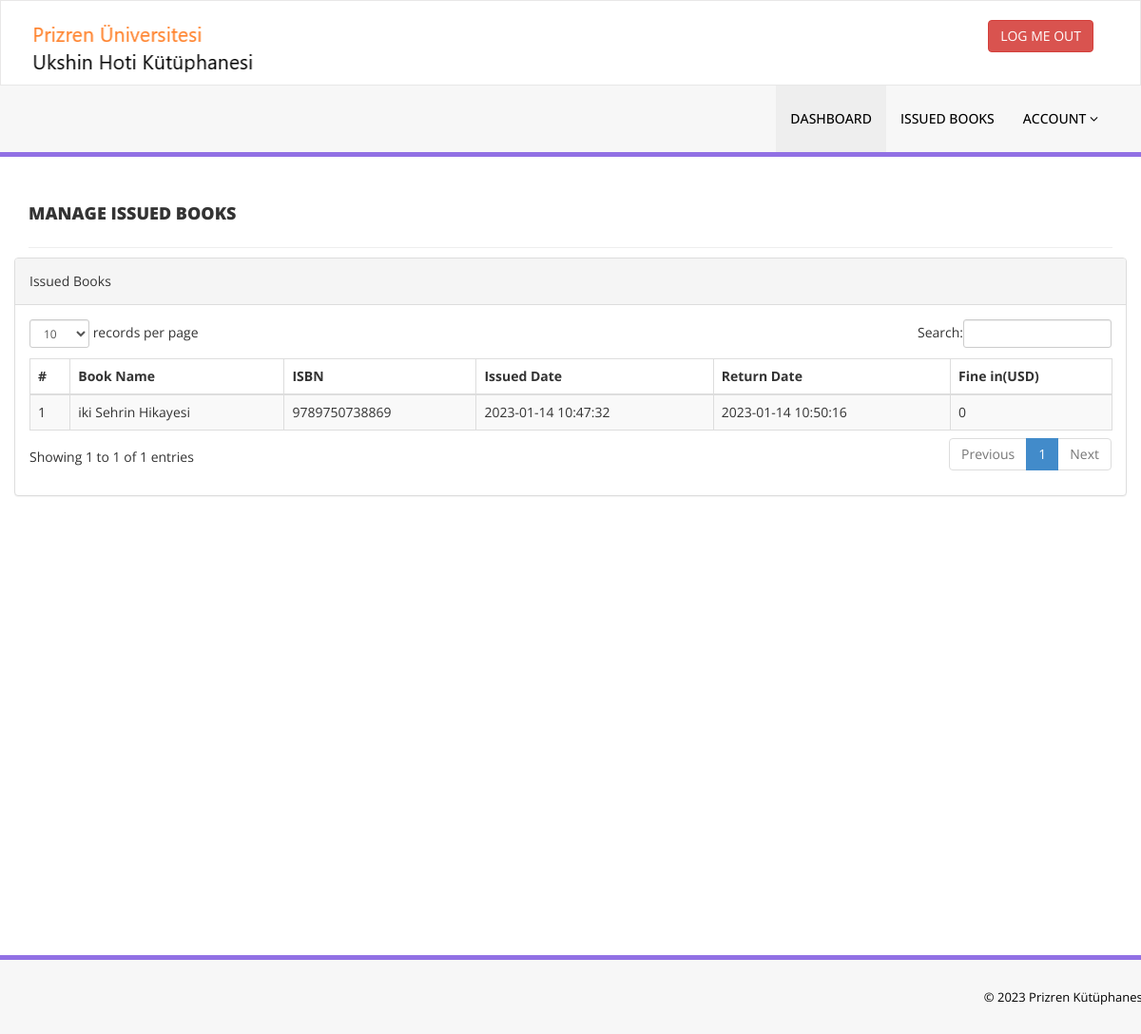
Page /issued-books.php (signed in) on the committed database.
### tables this page shows
CREATE TABLE `tblissuedbookdetails` (
  `id` int(11) NOT NULL,
  `BookId` int(11) DEFAULT NULL,
  `StudentID` varchar(150) DEFAULT NULL,
  `IssuesDate` timestamp NULL DEFAULT current_timestamp(),
  `ReturnDate` timestamp NULL DEFAULT NULL ON UPDATE current_timestamp(),
  `RetrunStatus` int(1) DEFAULT NULL,
  `fine` int(11) DEFAULT NULL
);

CREATE TABLE `tblbooks` (
  `id` int(11) NOT NULL,
  `BookName` varchar(255) DEFAULT NULL,
  `CatId` int(11) DEFAULT NULL,
  `AuthorId` int(11) DEFAULT NULL,
  `ISBNNumber` varchar(25) DEFAULT NULL,
  `BookPrice` decimal(10,2) DEFAULT NULL,
  `bookImage` varchar(250) NOT NULL,
  `isIssued` int(1) DEFAULT NULL,
  `RegDate` timestamp NULL DEFAULT current_timestamp(),
  `UpdationDate` timestamp NULL DEFAULT NULL ON UPDATE current_timestamp()
);

### htdocs/issued-books.php (the view, shortened to what this page needs)
<?php
include('includes/config.php');
if(strlen($_SESSION['login'])==0)
    {
header('location:index.php');
}
else{
    ?>
<!DOCTYPE html>
<html xmlns="http://www.w3.org/1999/xhtml">
<head>
    <link href="assets/css/bootstrap.css" rel="stylesheet" />
    <link href="assets/css/font-awesome.css" rel="stylesheet" />
    <link href="assets/js/dataTables/dataTables.bootstrap.css" rel="stylesheet" />
    <link href="assets/css/style.css" rel="stylesheet" />
</head>
<body>
<?php include('includes/header.php');?>
    <div class="content-wrapper">
         <div class="container">
        <div class="row pad-botm">
            <div class="col-md-12">
                <h4 class="header-line">Manage Issued Books</h4>
    </div>
            <div class="row">
                <div class="col-md-12">
                    <div class="panel panel-default">
                        <div class="panel-heading">
                          Issued Books
                        </div>
                        <div class="panel-body">
                            <div class="table-responsive">
                                <table class="table table-striped table-bordered table-hover" id="dataTables-example">
                                    <thead>
                                        <tr>
                                            <th>#</th>
                                            <th>Book Name</th>
                                            <th>ISBN </th>
                                            <th>Issued Date</th>
                                            <th>Return Date</th>
                                            <th>Fine in(USD)</th>
                                        </tr>
                                    </thead>
                                    <tbody>
<?php
$sid=$_SESSION['stdid'];
$sql="SELECT tblbooks.BookName,tblbooks.ISBNNumber,tblissuedbookdetails.IssuesDate,tblissuedbookdetails.ReturnDate,tblissuedbookdetails.id as rid,tblissuedbookdetails.fine from  tblissuedbookdetails join tblstudents on tblstudents.StudentId=tblissuedbookdetails.StudentId join tblbooks on tblbooks.id=tblissuedbookdetails.BookId where tblstudents.StudentId=:sid order by tblissuedbookdetails.id desc";
$query = $dbh -> prepare($sql);
$query-> bindParam(':sid', $sid, PDO::PARAM_STR);
$query->execute();
$results=$query->fetchAll(PDO::FETCH_OBJ);
$cnt=1;
if($query->rowCount() > 0)
{
foreach($results as $result)
{               ?>
                                        <tr class="odd gradeX">
                                            <td class="center"><?php echo htmlentities($cnt);?></td>
                                            <td class="center"><?php echo htmlentities($result->BookName);?></td>
                                            <td class="center"><?php echo htmlentities($result->ISBNNumber);?></td>
                                            <td class="center"><?php echo htmlentities($result->IssuesDate);?></td>
                                            <td class="center"><?php if($result->ReturnDate=="")
                                            {?>
                                            <span style="color:red">
                                             <?php   echo htmlentities("Not Return Yet"); ?>
                                                </span>
                                            <?php } else {
                                            echo htmlentities($result->ReturnDate);
                                        }
                                            ?></td>
                                              <td class="center"><?php echo htmlentities($result->fine);?></td>
                                        </tr>
 <?php $cnt=$cnt+1;}} ?>
                                    </tbody>
                                </table>
                            </div>
                        </div>
                    </div>
                </div>
            </div>
    </div>
    </div>
    </div>
  <?php include('includes/footer.php');?>
</body>
</html>
<?php } ?>

### htdocs/assets/css/style.css (style rules this page uses)
.content-wrapper { margin-top: 40px; min-height:800px; padding-bottom:90px; }
.header-line { font-weight:900; padding-bottom:25px; border-bottom:1px solid #eeeeee; text-transform:uppercase; }
.pad-botm { padding-bottom:30px; }

### rows in the picture
tblissuedbookdetails: BookId.BookName "iki Sehrin Hikayesi", BookId.ISBNNumber "9789750738869", IssuesDate "2023-01-14 10:47:32", ReturnDate "2023-01-14 10:50:16", fine "0"
